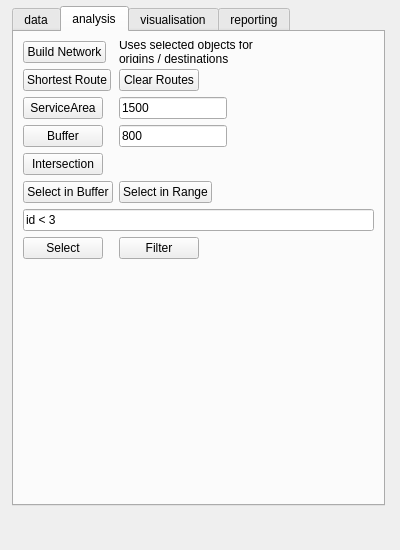
<?xml version="1.0" encoding="UTF-8"?>
<ui version="4.0">
 <class>SpatialDecisionDockWidgetBase</class>
 <widget class="QDockWidget" name="SpatialDecisionDockWidgetBase">
  <property name="geometry">
   <rect>
    <x>0</x>
    <y>0</y>
    <width>400</width>
    <height>550</height>
   </rect>
  </property>
  <property name="maximumSize">
   <size>
    <width>400</width>
    <height>550</height>
   </size>
  </property>
  <property name="windowTitle">
   <string>SDSS Template</string>
  </property>
  <widget class="QWidget" name="dockWidgetContents">
   <widget class="QTabWidget" name="sampleWidgets">
    <property name="geometry">
     <rect>
      <x>12</x>
      <y>6</y>
      <width>373</width>
      <height>500</height>
     </rect>
    </property>
    <property name="sizePolicy">
     <sizepolicy hsizetype="Expanding" vsizetype="Maximum">
      <horstretch>0</horstretch>
      <verstretch>0</verstretch>
     </sizepolicy>
    </property>
    <property name="maximumSize">
     <size>
      <width>16777215</width>
      <height>500</height>
     </size>
    </property>
    <property name="currentIndex">
     <number>1</number>
    </property>
    <widget class="QWidget" name="dataTab">
     <attribute name="title">
      <string>data</string>
     </attribute>
     <layout class="QVBoxLayout" name="verticalLayout_2">
      <item>
       <layout class="QFormLayout" name="formLayout">
        <item row="0" column="0">
         <widget class="QPushButton" name="openScenarioButton">
          <property name="text">
           <string>Open Scenario</string>
          </property>
         </widget>
        </item>
        <item row="0" column="1">
         <widget class="QPushButton" name="saveScenarioButton">
          <property name="text">
           <string>Save Scenario</string>
          </property>
         </widget>
        </item>
       </layout>
      </item>
      <item>
       <layout class="QGridLayout" name="gridLayout_3" columnstretch="0,5">
        <item row="2" column="1">
         <widget class="QPushButton" name="ambulanceButton">
          <property name="sizePolicy">
           <sizepolicy hsizetype="Minimum" vsizetype="Minimum">
            <horstretch>0</horstretch>
            <verstretch>0</verstretch>
           </sizepolicy>
          </property>
          <property name="text">
           <string/>
          </property>
          <property name="iconSize">
           <size>
            <width>64</width>
            <height>64</height>
           </size>
          </property>
         </widget>
        </item>
        <item row="1" column="1">
         <widget class="QComboBox" name="selectAttributeCombo"/>
        </item>
        <item row="2" column="0">
         <widget class="QPushButton" name="medicButton">
          <property name="sizePolicy">
           <sizepolicy hsizetype="Minimum" vsizetype="Fixed">
            <horstretch>0</horstretch>
            <verstretch>0</verstretch>
           </sizepolicy>
          </property>
          <property name="text">
           <string/>
          </property>
          <property name="iconSize">
           <size>
            <width>64</width>
            <height>64</height>
           </size>
          </property>
         </widget>
        </item>
        <item row="0" column="1">
         <widget class="QComboBox" name="selectLayerCombo"/>
        </item>
        <item row="1" column="0">
         <widget class="QLabel" name="selectAttributeLabel">
          <property name="text">
           <string>Select attribute:</string>
          </property>
         </widget>
        </item>
        <item row="0" column="0">
         <widget class="QLabel" name="selectLayerLabel">
          <property name="text">
           <string>Select layer:</string>
          </property>
         </widget>
        </item>
       </layout>
      </item>
      <item>
       <widget class="QLabel" name="logoLabel">
        <property name="text">
         <string>TextLabel</string>
        </property>
       </widget>
      </item>
      <item>
       <spacer name="verticalSpacer">
        <property name="orientation">
         <enum>Qt::Vertical</enum>
        </property>
        <property name="sizeHint" stdset="0">
         <size>
          <width>20</width>
          <height>40</height>
         </size>
        </property>
       </spacer>
      </item>
      <item>
       <layout class="QGridLayout" name="gridLayout">
        <item row="1" column="0">
         <widget class="QPushButton" name="startCounterButton">
          <property name="text">
           <string>Start Counter</string>
          </property>
         </widget>
        </item>
        <item row="1" column="1">
         <widget class="QPushButton" name="cancelCounterButton">
          <property name="text">
           <string>Cancel</string>
          </property>
         </widget>
        </item>
        <item row="0" column="0" colspan="2">
         <widget class="QProgressBar" name="counterProgressBar">
          <property name="value">
           <number>24</number>
          </property>
         </widget>
        </item>
       </layout>
      </item>
     </layout>
    </widget>
    <widget class="QWidget" name="analysisTab">
     <attribute name="title">
      <string>analysis</string>
     </attribute>
     <layout class="QFormLayout" name="formLayout_4">
      <property name="fieldGrowthPolicy">
       <enum>QFormLayout::FieldsStayAtSizeHint</enum>
      </property>
      <item row="1" column="0">
       <widget class="QPushButton" name="setNetworkButton">
        <property name="text">
         <string>Build Network</string>
        </property>
       </widget>
      </item>
      <item row="1" column="1">
       <widget class="QLabel" name="networkLabel">
        <property name="text">
         <string>Uses selected objects for origins / destinations</string>
        </property>
        <property name="wordWrap">
         <bool>true</bool>
        </property>
       </widget>
      </item>
      <item row="2" column="0">
       <widget class="QPushButton" name="shortestRouteButton">
        <property name="text">
         <string>Shortest Route</string>
        </property>
       </widget>
      </item>
      <item row="2" column="1">
       <widget class="QPushButton" name="clearRouteButton">
        <property name="text">
         <string>Clear Routes</string>
        </property>
       </widget>
      </item>
      <item row="3" column="0">
       <widget class="QPushButton" name="serviceAreaButton">
        <property name="text">
         <string>ServiceArea</string>
        </property>
       </widget>
      </item>
      <item row="3" column="1">
       <widget class="QLineEdit" name="serviceAreaCutoffEdit">
        <property name="text">
         <string>1500</string>
        </property>
       </widget>
      </item>
      <item row="4" column="0">
       <widget class="QPushButton" name="bufferButton">
        <property name="text">
         <string>Buffer</string>
        </property>
       </widget>
      </item>
      <item row="4" column="1">
       <widget class="QLineEdit" name="bufferCutoffEdit">
        <property name="text">
         <string>800</string>
        </property>
       </widget>
      </item>
      <item row="5" column="0">
       <widget class="QPushButton" name="makeIntersectionButton">
        <property name="text">
         <string>Intersection</string>
        </property>
       </widget>
      </item>
      <item row="6" column="0">
       <widget class="QPushButton" name="selectBufferButton">
        <property name="text">
         <string>Select in Buffer</string>
        </property>
       </widget>
      </item>
      <item row="6" column="1">
       <widget class="QPushButton" name="selectRangeButton">
        <property name="text">
         <string>Select in Range</string>
        </property>
       </widget>
      </item>
      <item row="7" column="0" colspan="2">
       <widget class="QLineEdit" name="expressionEdit">
        <property name="text">
         <string>id &lt; 3</string>
        </property>
       </widget>
      </item>
      <item row="8" column="0">
       <widget class="QPushButton" name="expressionSelectButton">
        <property name="text">
         <string>Select</string>
        </property>
       </widget>
      </item>
      <item row="8" column="1">
       <widget class="QPushButton" name="expressionFilterButton">
        <property name="text">
         <string>Filter</string>
        </property>
       </widget>
      </item>
     </layout>
    </widget>
    <widget class="QWidget" name="visualisationTab">
     <attribute name="title">
      <string>visualisation</string>
     </attribute>
     <layout class="QVBoxLayout" name="verticalLayout_3">
      <item>
       <layout class="QGridLayout" name="gridLayout_4">
        <item row="0" column="1">
         <widget class="QLabel" name="label">
          <property name="text">
           <string>Buffer and Obstacles layers</string>
          </property>
         </widget>
        </item>
        <item row="1" column="1">
         <widget class="QLabel" name="label_2">
          <property name="text">
           <string>Apply style to selected layer</string>
          </property>
         </widget>
        </item>
        <item row="0" column="0">
         <widget class="QPushButton" name="displayStyleButton">
          <property name="text">
           <string>Load Style</string>
          </property>
         </widget>
        </item>
        <item row="1" column="0">
         <widget class="QPushButton" name="displayRangeButton">
          <property name="text">
           <string>Apply Style</string>
          </property>
         </widget>
        </item>
        <item row="2" column="0" colspan="2">
         <layout class="QVBoxLayout" name="chartLayout"/>
        </item>
       </layout>
      </item>
     </layout>
    </widget>
    <widget class="QWidget" name="reportingTab">
     <attribute name="title">
      <string>reporting</string>
     </attribute>
     <layout class="QVBoxLayout" name="verticalLayout" stretch="0,0,0,0,0,0">
      <item>
       <layout class="QGridLayout" name="gridLayout_2" rowstretch="0,1,1" rowminimumheight="0,1,1">
        <item row="0" column="0">
         <widget class="QLabel" name="featureCounterLabel">
          <property name="text">
           <string>Feature counter:</string>
          </property>
         </widget>
        </item>
        <item row="0" column="2">
         <widget class="QPushButton" name="featureCounterUpdateButton">
          <property name="text">
           <string>Update</string>
          </property>
         </widget>
        </item>
        <item row="1" column="2">
         <widget class="QPushButton" name="saveMapPathButton">
          <property name="text">
           <string>...</string>
          </property>
         </widget>
        </item>
        <item row="1" column="0" colspan="2">
         <widget class="QLineEdit" name="saveMapPathEdit"/>
        </item>
        <item row="0" column="1">
         <widget class="QLineEdit" name="featureCounterEdit"/>
        </item>
        <item row="2" column="1">
         <widget class="QPushButton" name="saveMapButton">
          <property name="text">
           <string>Save Map</string>
          </property>
         </widget>
        </item>
       </layout>
      </item>
      <item>
       <widget class="QLabel" name="reportLabel">
        <property name="text">
         <string>Layer Report:</string>
        </property>
       </widget>
      </item>
      <item>
       <widget class="QListWidget" name="reportList"/>
      </item>
      <item>
       <widget class="QLabel" name="statisticsLabel">
        <property name="text">
         <string>Attribute Summary:</string>
        </property>
       </widget>
      </item>
      <item>
       <widget class="QTableWidget" name="statisticsTable"/>
      </item>
      <item>
       <widget class="QPushButton" name="saveStatisticsButton">
        <property name="text">
         <string>Save Summary</string>
        </property>
       </widget>
      </item>
     </layout>
    </widget>
   </widget>
  </widget>
 </widget>
 <resources/>
 <connections/>
</ui>
